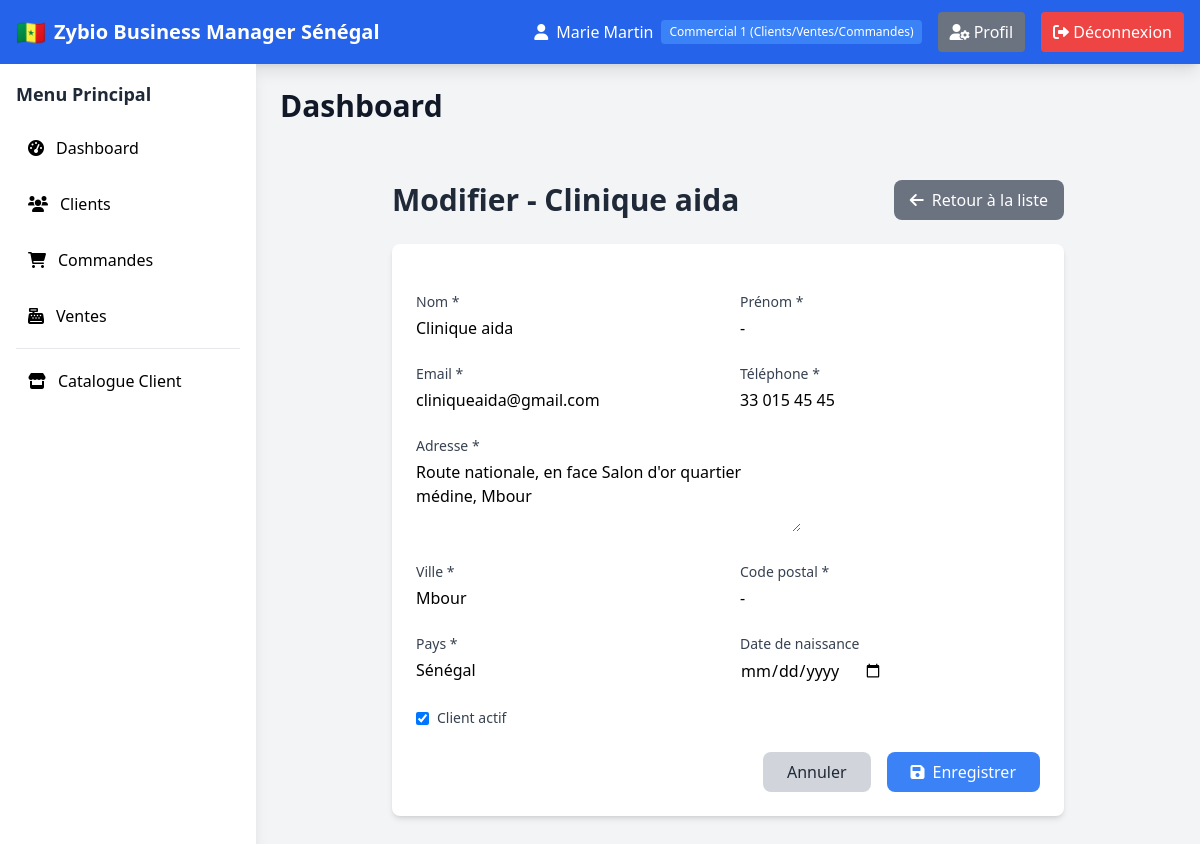
The page /inventory/clients/5/modifier/ (signed in) on the database its author committed.
### users/models.py (models this page shows, shortened)
class Profile(models.Model):
    class Role(models.TextChoices):
        MANAGER = 'MANAGER', 'Manager (Administrateur)'
        COMMERCIAL_SHOWROOM = 'COMMERCIAL_SHOWROOM', 'Commercial 1 (Clients/Ventes/Commandes)'
        COMMERCIAL_TERRAIN = 'COMMERCIAL_TERRAIN', 'Commercial 2 (Clients/Devis/Prospects)'
        TECHNICIEN = 'TECHNICIEN', 'Technicien (Stock/SAV)'
    user = models.OneToOneField(User, on_delete=models.CASCADE, related_name='profile')
    role = models.CharField(max_length=25, choices=Role.choices, default=Role.TECHNICIEN)
    date_creation = models.DateTimeField(auto_now_add=True)
    telephone = models.CharField(max_length=30, blank=True)
    class Meta:
        verbose_name = "Profil Utilisateur"
        verbose_name_plural = "Profils Utilisateurs"
    def can_manage_products(self):
        return self.role in [self.Role.MANAGER, self.Role.TECHNICIEN]
    def can_manage_clients(self):
        return self.role in [self.Role.MANAGER, self.Role.COMMERCIAL_SHOWROOM, self.Role.COMMERCIAL_TERRAIN]
    def can_manage_orders(self):
        return self.role in [self.Role.MANAGER, self.Role.COMMERCIAL_SHOWROOM]
    def can_manage_sales(self):
        return self.role in [self.Role.MANAGER, self.Role.COMMERCIAL_SHOWROOM]
    def can_manage_stock(self):
        return self.role in [self.Role.MANAGER, self.Role.TECHNICIEN]
    def can_manage_suppliers(self):
        return self.role in [self.Role.MANAGER, self.Role.TECHNICIEN]
    def can_manage_users(self):
        return self.role == self.Role.MANAGER

### inventory/models.py (models this page shows, shortened)
class Client(models.Model):
    nom = models.CharField(max_length=100)
    prenom = models.CharField(max_length=100)
    entreprise = models.CharField(max_length=200, blank=True)
    email = models.EmailField(unique=True)
    telephone = models.CharField(max_length=20)
    adresse = models.TextField()
    ville = models.CharField(max_length=50)
    code_postal = models.CharField(max_length=10)
    pays = models.CharField(max_length=50, default="France")
    date_naissance = models.DateField(blank=True, null=True)
    date_creation = models.DateTimeField(auto_now_add=True)
    actif = models.BooleanField(default=True)
    class Meta:
        verbose_name = "Client"
        verbose_name_plural = "Clients"
    @property
    def nom_complet(self):
        return f"{self.prenom} {self.nom}"

### inventory/views.py (the view)
# urls.py: path('clients/<int:pk>/modifier/', views.client_update, name='client_update'),
@login_required
def client_update(request, pk):
    client = get_object_or_404(Client, pk=pk)
    if request.method == 'POST':
        form = ClientForm(request.POST, instance=client)
        if form.is_valid():
            client = form.save()
            messages.success(request, f'Le client {client.nom_complet} a été modifié avec succès.')
            return redirect('inventory:client_detail', pk=client.pk)
    else:
        form = ClientForm(instance=client)
    return render(request, 'inventory/client_form.html', {
        'form': form,
        'client': client,
        'title': f'Modifier {client.nom_complet}'
    })

### inventory/forms.py
class ClientForm(forms.ModelForm):
    class Meta:
        model = Client
        fields = [
            'nom', 'prenom', 'email', 'telephone', 'adresse',
            'ville', 'code_postal', 'pays', 'date_naissance', 'actif'
        ]
        widgets = {
            'nom': forms.TextInput(attrs={'class': 'form-control'}),
            'prenom': forms.TextInput(attrs={'class': 'form-control'}),
            'email': forms.EmailInput(attrs={'class': 'form-control'}),
            'telephone': forms.TextInput(attrs={'class': 'form-control'}),
            'adresse': forms.Textarea(attrs={'class': 'form-control', 'rows': 3}),
            'ville': forms.TextInput(attrs={'class': 'form-control'}),
            'code_postal': forms.TextInput(attrs={'class': 'form-control'}),
            'pays': forms.TextInput(attrs={'class': 'form-control'}),
            'date_naissance': forms.DateInput(attrs={'class': 'form-control', 'type': 'date'}),
            'actif': forms.CheckboxInput(attrs={'class': 'form-check-input'}),
        }

### templates/inventory/client_form.html (shortened to what this page needs)
{% extends 'base.html' %}
{% block content %}
<div class="container mx-auto px-4 py-8">
    <div class="max-w-2xl mx-auto">
        <div class="flex items-center justify-between mb-6">
            <h1 class="text-3xl font-bold text-gray-800">{{ title }}</h1>
            <a href="{% url 'inventory:clients_list' %}" class="bg-gray-500 hover:bg-gray-600 text-white px-4 py-2 rounded-lg transition duration-200">
                <i class="fas fa-arrow-left mr-2"></i>Retour à la liste
            </a>
        </div>
        <div class="bg-white rounded-lg shadow-md p-6">
            <form method="post" class="space-y-6">
                <div class="grid grid-cols-1 md:grid-cols-2 gap-6">
                    <div>
                        <label for="{{ form.nom.id_for_label }}" class="block text-sm font-medium text-gray-700 mb-1">
                            Nom *
                        </label>
                        {{ form.nom }}
                    </div>
                    <div>
                        <label for="{{ form.prenom.id_for_label }}" class="block text-sm font-medium text-gray-700 mb-1">
                            Prénom *
                        </label>
                        {{ form.prenom }}
                    </div>
                    <div>
                        <label for="{{ form.email.id_for_label }}" class="block text-sm font-medium text-gray-700 mb-1">
                            Email *
                        </label>
                        {{ form.email }}
                    </div>
                    <div>
                        <label for="{{ form.telephone.id_for_label }}" class="block text-sm font-medium text-gray-700 mb-1">
                            Téléphone *
                        </label>
                        {{ form.telephone }}
                    </div>
                    <div class="md:col-span-2">
                        <label for="{{ form.adresse.id_for_label }}" class="block text-sm font-medium text-gray-700 mb-1">
                            Adresse *
                        </label>
                        {{ form.adresse }}
                    </div>
                    <div>
                        <label for="{{ form.ville.id_for_label }}" class="block text-sm font-medium text-gray-700 mb-1">
                            Ville *
                        </label>
                        {{ form.ville }}
                    </div>
                    <div>
                        <label for="{{ form.code_postal.id_for_label }}" class="block text-sm font-medium text-gray-700 mb-1">
                            Code postal *
                        </label>
                        {{ form.code_postal }}
                    </div>
                    <div>
                        <label for="{{ form.pays.id_for_label }}" class="block text-sm font-medium text-gray-700 mb-1">
                            Pays *
                        </label>
                        {{ form.pays }}
                    </div>
                    <div>
                        <label for="{{ form.date_naissance.id_for_label }}" class="block text-sm font-medium text-gray-700 mb-1">
                            Date de naissance
                        </label>
                        {{ form.date_naissance }}
                    </div>
                </div>
                <div>
                    <div class="flex items-center">
                        {{ form.actif }}
                        <label for="{{ form.actif.id_for_label }}" class="ml-2 text-sm text-gray-700">
                            Client actif
                        </label>
                    </div>
                </div>
                <div class="flex justify-end space-x-4">
                    <a href="{% url 'inventory:clients_list' %}"
                       class="bg-gray-300 hover:bg-gray-400 text-gray-800 px-6 py-2 rounded-lg transition duration-200">
                        Annuler
                    </a>
                    <button type="submit"
                            class="bg-blue-500 hover:bg-blue-600 text-white px-6 py-2 rounded-lg transition duration-200">
                        <i class="fas fa-save mr-2"></i>Enregistrer
                    </button>
                </div>
            </form>
        </div>
    </div>
</div>
{% endblock %}

### templates/base.html (shortened to what this page needs)
<!DOCTYPE html>
<html lang="fr">
<head>
    <script src="https://cdn.tailwindcss.com"></script>
    <link rel="stylesheet" href="https://cdnjs.cloudflare.com/ajax/libs/font-awesome/6.0.0/css/all.min.css">
</head>
<body class="bg-gray-100">
    <nav class="bg-blue-600 text-white shadow-lg">
        <div class="max-w-7xl mx-auto px-4">
            <div class="flex justify-between h-16">
                <div class="flex items-center">
                    <a href="{% url 'inventory:dashboard' %}" class="flex items-center space-x-2">
                        <span class="text-xl font-bold flex items-center space-x-2">
                            <span class="text-2xl" role="img" aria-label="Drapeau du Sénégal">🇸🇳</span>
                            <span>Zybio Business Manager Sénégal</span>
                        </span>
                    </a>
                </div>
                <div class="flex items-center space-x-4">
                    {% if user.is_authenticated %}
                        <div class="flex items-center space-x-2">
                            <i class="fas fa-user"></i>
                            <span>{{ user.get_full_name|default:user.username }}</span>
                            {% if user.profile %}
                                <span class="text-xs bg-blue-500 px-2 py-1 rounded">{{ user.profile.get_role_display }}</span>
                            {% endif %}
                        </div>
                        <a href="{% url 'users:profile' %}" class="bg-gray-500 hover:bg-gray-600 px-3 py-2 rounded transition duration-200">
                            <i class="fas fa-user-cog"></i> Profil
                        </a>
                        <a href="{% url 'users:logout' %}" class="bg-red-500 hover:bg-red-600 px-3 py-2 rounded transition duration-200">
                            <i class="fas fa-sign-out-alt"></i> Déconnexion
                        </a>
                    {% else %}
                        <a href="{% url 'users:login' %}" class="bg-green-500 hover:bg-green-600 px-3 py-2 rounded transition duration-200">
                            <i class="fas fa-sign-in-alt"></i> Connexion
                        </a>
                    {% endif %}
                </div>
            </div>
        </div>
    </nav>
    <div class="flex">
        {% if user.is_authenticated %}
        <aside class="w-64 bg-white shadow-lg min-h-screen">
            <div class="p-4">
                <h3 class="text-lg font-semibold text-gray-800 mb-4">Menu Principal</h3>
                <nav class="space-y-2">
                    <a href="{% url 'inventory:dashboard' %}" class="flex items-center space-x-3 p-3 rounded-lg hover:bg-gray-100 transition duration-200 {% if request.resolver_match.url_name == 'dashboard' %}sidebar-active{% endif %}">
                        <i class="fas fa-tachometer-alt"></i>
                        <span>Dashboard</span>
                    </a>
                    {% if user.profile.can_manage_clients %}
                    <a href="{% url 'inventory:clients_list' %}" class="flex items-center space-x-3 p-3 rounded-lg hover:bg-gray-100 transition duration-200 {% if 'clients' in request.resolver_match.url_name %}sidebar-active{% endif %}">
                        <i class="fas fa-users"></i>
                        <span>Clients</span>
                    </a>
                    {% endif %}
                    {% if user.profile.can_manage_orders %}
                    <div class="relative">
                        <a href="{% url 'inventory:commandes_list' %}" class="flex items-center space-x-3 p-3 rounded-lg hover:bg-gray-100 transition duration-200 ">
                            <i class="fas fa-shopping-cart"></i>
                            <span>Commandes</span>
                        </a>
                    </div>
                    {% endif %}
                    {% if user.profile.can_manage_sales %}
                    <a href="{% url 'inventory:ventes_list' %}" class="flex items-center space-x-3 p-3 rounded-lg hover:bg-gray-100 transition duration-200 {% if 'ventes' in request.resolver_match.url_name %}sidebar-active{% endif %}">
                        <i class="fas fa-cash-register"></i>
                        <span>Ventes</span>
                    </a>
                    {% endif %}
                    <hr class="my-4">
                    <a href="{% url 'inventory:client_homepage' %}" class="flex items-center space-x-3 p-3 rounded-lg hover:bg-gray-100 transition duration-200">
                        <i class="fas fa-store"></i>
                        <span>Catalogue Client</span>
                    </a>
                </nav>
            </div>
        </aside>
        {% endif %}
        <main class="flex-1 p-6">
            {% block page_header %}
            <div class="mb-6">
                <h1 class="text-3xl font-bold text-gray-900">{% block page_title %}Dashboard{% endblock %}</h1>
            </div>
            {% endblock %}
            {% block content %}{% endblock %}
        </main>
    </div>
</body>
</html>

### rows shown on the page
Client: nom "Clinique aida", prenom "-", email "cliniqueaida@gmail.com", telephone "33 015 45 45", adresse "Route nationale, en face Salon d'or quartier médine, Mbour", ville "Mbour", code_postal "-", pays "Sénégal", actif "☑"

### other values the page prints
{{ user.get_full_name|default:user.username }} "Marie Martin"
{{ user.profile.get_role_display }} "Commercial 1 (Clients/Ventes/Commandes)"
{{ title }} "Modifier - Clinique aida"
